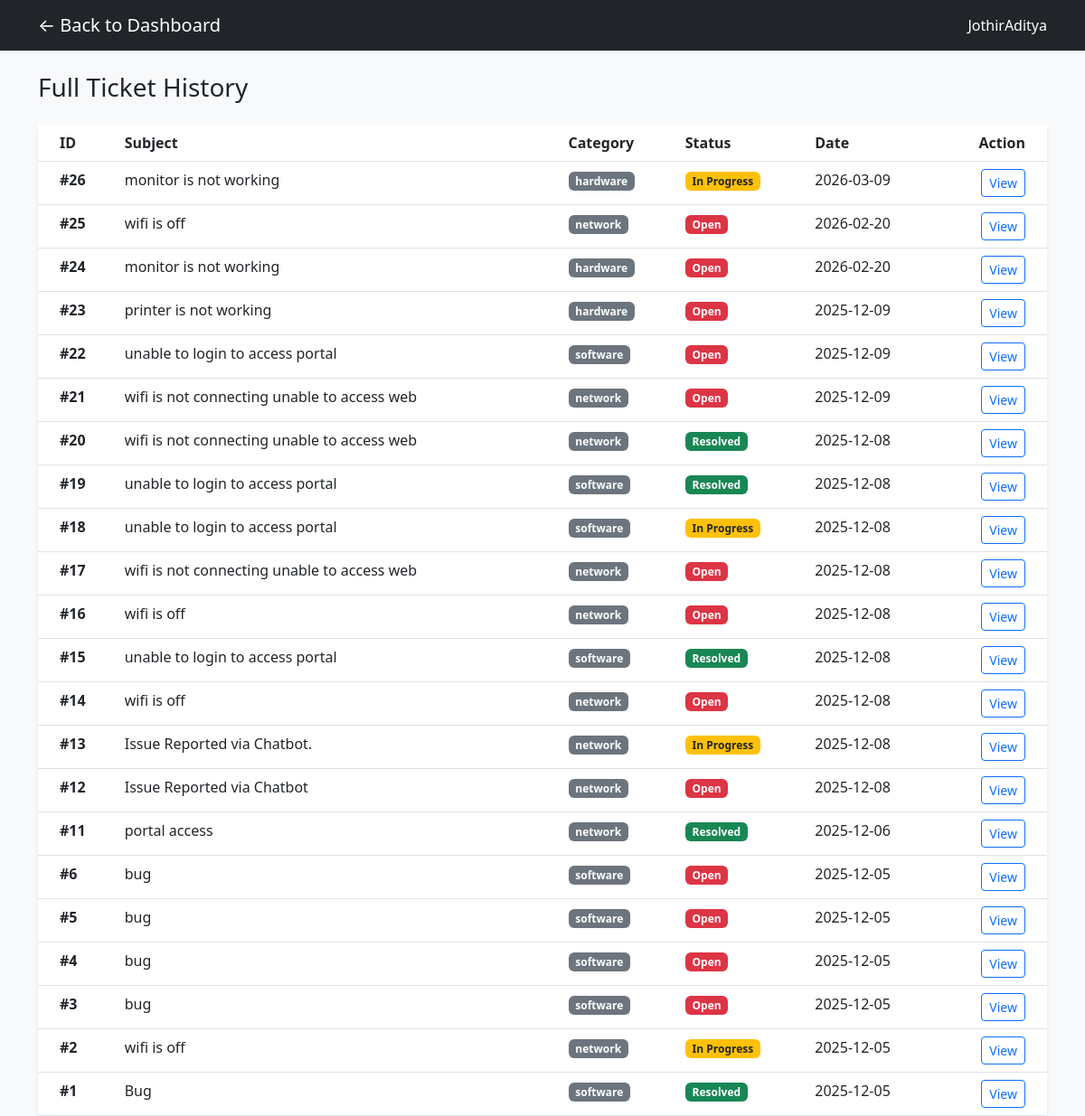
The app's page /employee/history (signed in) with its own data.
### models.py (models this page shows, shortened)
class User(db.Model, UserMixin):
    __tablename__ = 'users'
    id = db.Column(db.Integer, primary_key=True)
    email = db.Column(db.String(180), unique=True, nullable=False)
    name = db.Column(db.String(180))
    password_hash = db.Column(db.String(256), nullable=False)
    role = db.Column(db.String(30))
    employee_role = db.Column(db.String(120))
    verified = db.Column(db.Boolean, default=False)
    created_at = db.Column(db.DateTime, default=datetime.utcnow)
    assigned_tickets = db.relationship('Ticket', back_populates='assigned_admin', foreign_keys='Ticket.assigned_admin_id')
    created_tickets = db.relationship('Ticket', back_populates='creator', foreign_keys='Ticket.created_by_id')

class Ticket(db.Model):
    __tablename__ = 'tickets'
    id = db.Column(db.Integer, primary_key=True)
    subject = db.Column(db.String(255))
    description = db.Column(db.Text)
    priority = db.Column(db.String(20))
    status = db.Column(db.String(30))
    category = db.Column(db.String(80))
    category_id = db.Column(db.Integer, db.ForeignKey('categories.id'), nullable=True)
    created_by_id = db.Column(db.Integer, db.ForeignKey('users.id'), nullable=True)
    created_at = db.Column(db.DateTime, default=datetime.utcnow)
    assigned_admin_id = db.Column(db.Integer, db.ForeignKey('users.id'), nullable=True)
    sentiment = db.Column(db.String(50), default="Neutral")
    remarks = db.Column(db.Text)
    _suggested_steps = db.Column("suggested_steps", db.Text, default="[]")
    category_obj = db.relationship('Category', back_populates='tickets', foreign_keys=[category_id])
    assigned_admin = db.relationship('User', back_populates='assigned_tickets', foreign_keys=[assigned_admin_id])
    creator = db.relationship('User', back_populates='created_tickets', foreign_keys=[created_by_id])
    @property
    def suggested_steps(self):
        try: return json.loads(self._suggested_steps)
        except: return []
    @suggested_steps.setter
    def suggested_steps(self, value):
        self._suggested_steps = json.dumps(value)

### app.py (the view)
@app.route("/employee/history")
@login_required
def emp_history():
    user = session.get("user")
    db_user = User.query.filter_by(email=user["email"]).first()
    tickets = Ticket.query.filter_by(created_by_id=db_user.id).order_by(Ticket.created_at.desc()).all()
    return render_template("emp_history.html", tickets=tickets, user=user)

### app.py (called while the page is built)
def login_required(fn):
    if iscoroutinefunction(fn):
        @wraps(fn)
        async def async_wrapper(*args, **kwargs):
            if not session.get("user"): return redirect(url_for("auth", tab="login"))
            return await fn(*args, **kwargs)
        return async_wrapper
    else:
        @wraps(fn)
        def sync_wrapper(*args, **kwargs):
            if not session.get("user"): return redirect(url_for("auth", tab="login"))
            return fn(*args, **kwargs)
        return sync_wrapper

### templates/emp_history.html (shortened to what this page needs)
<!DOCTYPE html>
<html lang="en">
<head>
    <link href="https://cdn.jsdelivr.net/npm/bootstrap@5.3.0/dist/css/bootstrap.min.css" rel="stylesheet">
</head>
<body class="bg-light">
<nav class="navbar navbar-dark bg-dark mb-4">
    <div class="container">
        <a class="navbar-brand" href="{{ url_for('employee_home') }}">← Back to Dashboard</a>
        <span class="text-white">{{ user.name }}</span>
    </div>
</nav>
<div class="container">
    <h3 class="mb-4">Full Ticket History</h3>
    <div class="card shadow-sm border-0">
        <div class="card-body p-0">
            <table class="table table-hover mb-0">
                <thead class="bg-light">
                    <tr>
                        <th class="ps-4">ID</th>
                        <th>Subject</th>
                        <th>Category</th>
                        <th>Status</th>
                        <th>Date</th>
                        <th class="text-end pe-4">Action</th>
                    </tr>
                </thead>
                <tbody>
                    {% for ticket in tickets %}
                    <tr>
                        <td class="ps-4 fw-bold">#{{ ticket.id }}</td>
                        <td>{{ ticket.subject }}</td>
                        <td><span class="badge bg-secondary">{{ ticket.category }}</span></td>
                        <td>
                            {% if ticket.status == 'open' %} <span class="badge bg-danger">Open</span>
                            {% elif ticket.status == 'resolved' %} <span class="badge bg-success">Resolved</span>
                            {% else %} <span class="badge bg-warning text-dark">In Progress</span>
                            {% endif %}
                        </td>
                        <td>{{ ticket.created_at.strftime('%Y-%m-%d') }}</td>
                        <td class="text-end pe-4">
                            <a href="{{ url_for('ticket_detail', ticket_id=ticket.id) }}" class="btn btn-sm btn-outline-primary">View</a>
                        </td>
                    </tr>
                    {% endfor %}
                </tbody>
            </table>
        </div>
    </div>
</div>
</body>
</html>

### records on screen
User: name "JothirAditya"
Ticket: id "26", subject "monitor is not working", category "hardware", status "In Progress", created_at "2026-03-09"
Ticket: id "25", subject "wifi is off", category "network", status "Open", created_at "2026-02-20"
Ticket: id "24", subject "monitor is not working", category "hardware", status "Open", created_at "2026-02-20"
Ticket: id "23", subject "printer is not working", category "hardware", status "Open", created_at "2025-12-09"
Ticket: id "22", subject "unable to login to access portal", category "software", status "Open", created_at "2025-12-09"
Ticket: id "21", subject "wifi is not connecting unable to access web", category "network", status "Open", created_at "2025-12-09"
Ticket: id "20", subject "wifi is not connecting unable to access web", category "network", status "Resolved", created_at "2025-12-08"
Ticket: id "19", subject "unable to login to access portal", category "software", status "Resolved", created_at "2025-12-08"
Ticket: id "18", subject "unable to login to access portal", category "software", status "In Progress", created_at "2025-12-08"
Ticket: id "17", subject "wifi is not connecting unable to access web", category "network", status "Open", created_at "2025-12-08"
Ticket: id "16", subject "wifi is off", category "network", status "Open", created_at "2025-12-08"
Ticket: id "15", subject "unable to login to access portal", category "software", status "Resolved", created_at "2025-12-08"
Ticket: id "14", subject "wifi is off", category "network", status "Open", created_at "2025-12-08"
Ticket: id "13", subject "Issue Reported via Chatbot.", category "network", status "In Progress", created_at "2025-12-08"
Ticket: id "12", subject "Issue Reported via Chatbot", category "network", status "Open", created_at "2025-12-08"
Ticket: id "11", subject "portal access", category "network", status "Resolved", created_at "2025-12-06"
Ticket: id "6", subject "bug", category "software", status "Open", created_at "2025-12-05"
Ticket: id "5", subject "bug", category "software", status "Open", created_at "2025-12-05"
Ticket: id "4", subject "bug", category "software", status "Open", created_at "2025-12-05"
Ticket: id "3", subject "bug", category "software", status "Open", created_at "2025-12-05"
Ticket: id "2", subject "wifi is off", category "network", status "In Progress", created_at "2025-12-05"
Ticket: id "1", subject "Bug", category "software", status "Resolved", created_at "2025-12-05"
